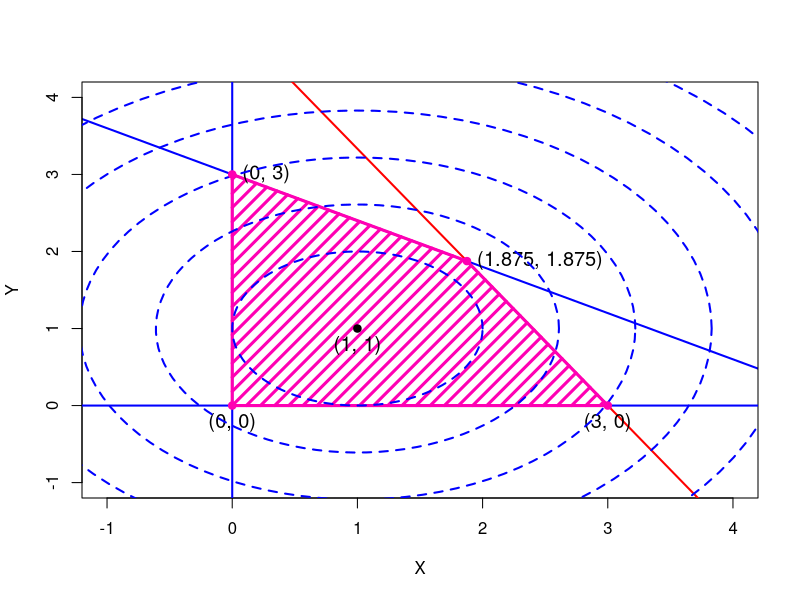

Write the R code that produced this figure.
# Определим диапазон значений для x1 и x2
x1_vals <- seq(-2, 5, length.out = 100)  # Увеличиваем диапазон для оси X
x2_vals_1 <- (15 - 3 * x1_vals) / 5 
x2_vals_2 <- (15 - 5 * x1_vals) / 3

# Построение графиков ограничений с увеличенным масштабом
plot(x1_vals, x2_vals_1, type = "l", col = "blue", xlab = "X", ylab = "Y", xlim = c(-1, 4), ylim = c(-1, 4), cex.lab = 1, cex.axis = 1, lwd = 2)
lines(x1_vals, x2_vals_2, col = "red", lwd = 2)  # Увеличили толщину линии
abline(h = 0, v = 0, col = "#0000FF", lwd = 2)  # Увеличили толщину осей

# Заштриховываем область ОДЗ с координатами (0,0), (0,3), (1.875,1.875), (3,0)
polygon(c(0, 0, 1.875, 3), c(0, 3, 1.875, 0), col = "#FF00B3", border = "#FF00B3", density = 10, angle = 45, lwd =3)  # Розовая штриховка


# Добавляем подписи к точкам
text(0, 0, "(0, 0)", pos = 1, cex = 1.2, col = "black")
text(0, 3, "(0, 3)", pos = 4, cex = 1.2, col = "black")
text(1.875, 1.875, "(1.875, 1.875)", pos = 4, cex = 1.2, col = "black")
text(3, 0, "(3, 0)", pos = 1, cex = 1.2, col = "black")
text(1, 1, "(1, 1)", pos = 1, cex = 1.2, col = "black")






# Построение графиков целевой функции (семейство окружностей с центром в (1, 1))
for (r in seq(1, 10, by = .61)) {  # Увеличили шаг на 0.7
  # Параметр r — радиус окружности, равный sqrt(F)
  theta <- seq(0, 2*pi, length.out = 100)
  x_circle <- 1 + r * cos(theta)  # Центр окружности в (1, 1)
  y_circle <- 1 + r * sin(theta)
  lines(x_circle, y_circle, col = "#0000FF", lty = 2, lwd = 2) # Увеличили толщину окружностей
}

# Определение целевой функции
objective_function <- function(x1, x2) {
  return((x1 + 1)^2 + (x2 - 1)^2)
}

# Максимизация функции цели
max_F <- -Inf
best_x1 <- 0
best_x2 <- 0
for (x1 in seq(0, 5, 0.1)) {
  for (x2 in seq(0, 5, 0.1)) {
    if (3*x1 + 5*x2 <= 15 && 5*x1 + 3*x2 <= 15) {
      F_value <- objective_function(x1, x2)
      if (F_value > max_F) {
        max_F <- F_value
        best_x1 <- x1
        best_x2 <- x2
      }
    }
  }
}

# Нарисуем точку оптимального решения
points(1,1 , col = "black", pch = 19)
points(0,0 , col = "#FF00B3", pch = 19)
points(0,3 , col = "#FF00B3", pch = 19)
points(3,0 , col = "#FF00B3", pch = 19)
points(1.875,1.875 , col = "#FF00B3", pch = 19)


# Результаты
cat("Оптимальное значение x1:", best_x1, "\n")
cat("Оптимальное значение x2:", best_x2, "\n")

